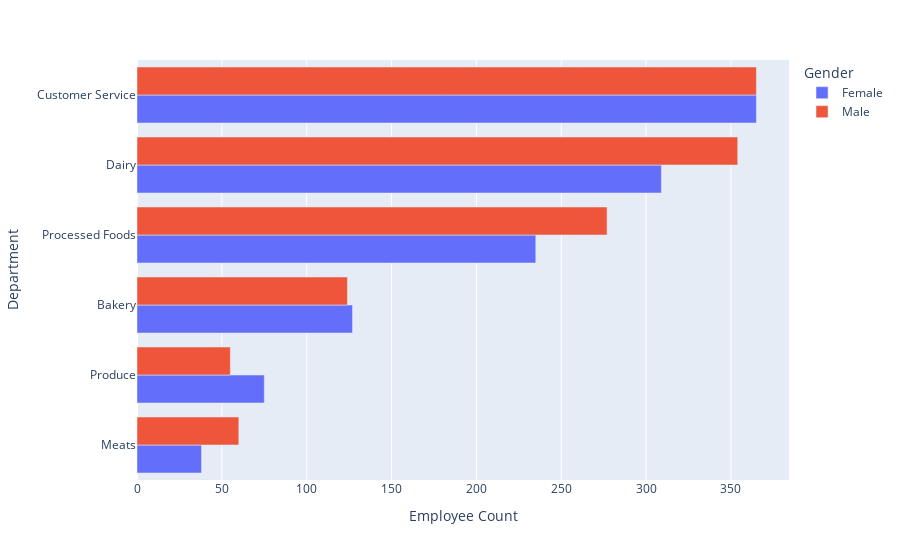

Notebook cell for this chart:
### Markdown cell above
Untuk membuat barplot, kita dapat menggunakan fungsi `.bar()`, dengan parameter:
- `data_frame`: dataframe yang digunakan
- `x`: kolom untuk sumbu x
- `y`: kolom untuk sumbu y
- `labels`: custom label sesuai nama kolom

Untuk membuatnya menjadi multivariate, kita dapat membedakan antara gender Male dan Female melalui warna. Beberapa parameter yang dapat digunakan:
- `color`: kolom yang ingin dibedakan berdasarkan warna
- `barmode`:
    - `relative` (default): saling menyusun
    - `overlay`: saling menimpa
    - `group`: saling bersebelahan

### Code cell
# px.bar
plot_dept = px.bar(dept_gender_melt.sort_values(by='value'), 
                   x="value", y="department_name", 
                   color="gender", 
                   barmode='group',
                #    color_discrete_sequence=["red", "blue"],
                   labels = {'value' : 'Employee Count',
                             'department_name' : 'Department',
                             'gender': 'Gender'}
                             )

plot_dept

### Figure 1 — Plotly figure (JSON) as saved in the notebook; plotly's stock layout.template omitted (floating-point values rounded to 4 significant figures)
{"data": [{"alignmentgroup": "True", "hovertemplate": "Gender=Female<br>Employee Count=%{x}<br>Department=%{y}<extra></extra>", "legendgroup": "Female", "marker": {"color": "#636efa", "pattern": {"shape": ""}}, "name": "Female", "offsetgroup": "Female", "orientation": "h", "showlegend": true, "textposition": "auto", "type": "bar", "x": [38, 75, 127, 235, 309, 365], "xaxis": "x", "y": ["Meats", "Produce", "Bakery", "Processed Foods", "Dairy", "Customer Service"], "yaxis": "y"}, {"alignmentgroup": "True", "hovertemplate": "Gender=Male<br>Employee Count=%{x}<br>Department=%{y}<extra></extra>", "legendgroup": "Male", "marker": {"color": "#EF553B", "pattern": {"shape": ""}}, "name": "Male", "offsetgroup": "Male", "orientation": "h", "showlegend": true, "textposition": "auto", "type": "bar", "x": [55, 60, 124, 277, 354, 365], "xaxis": "x", "y": ["Produce", "Meats", "Bakery", "Processed Foods", "Dairy", "Customer Service"], "yaxis": "y"}], "layout": {"barmode": "group", "legend": {"title": {"text": "Gender"}, "tracegroupgap": 0}, "margin": {"t": 60}, "xaxis": {"anchor": "y", "domain": [0, 1], "title": {"text": "Employee Count"}}, "yaxis": {"anchor": "x", "domain": [0, 1], "title": {"text": "Department"}}}}
